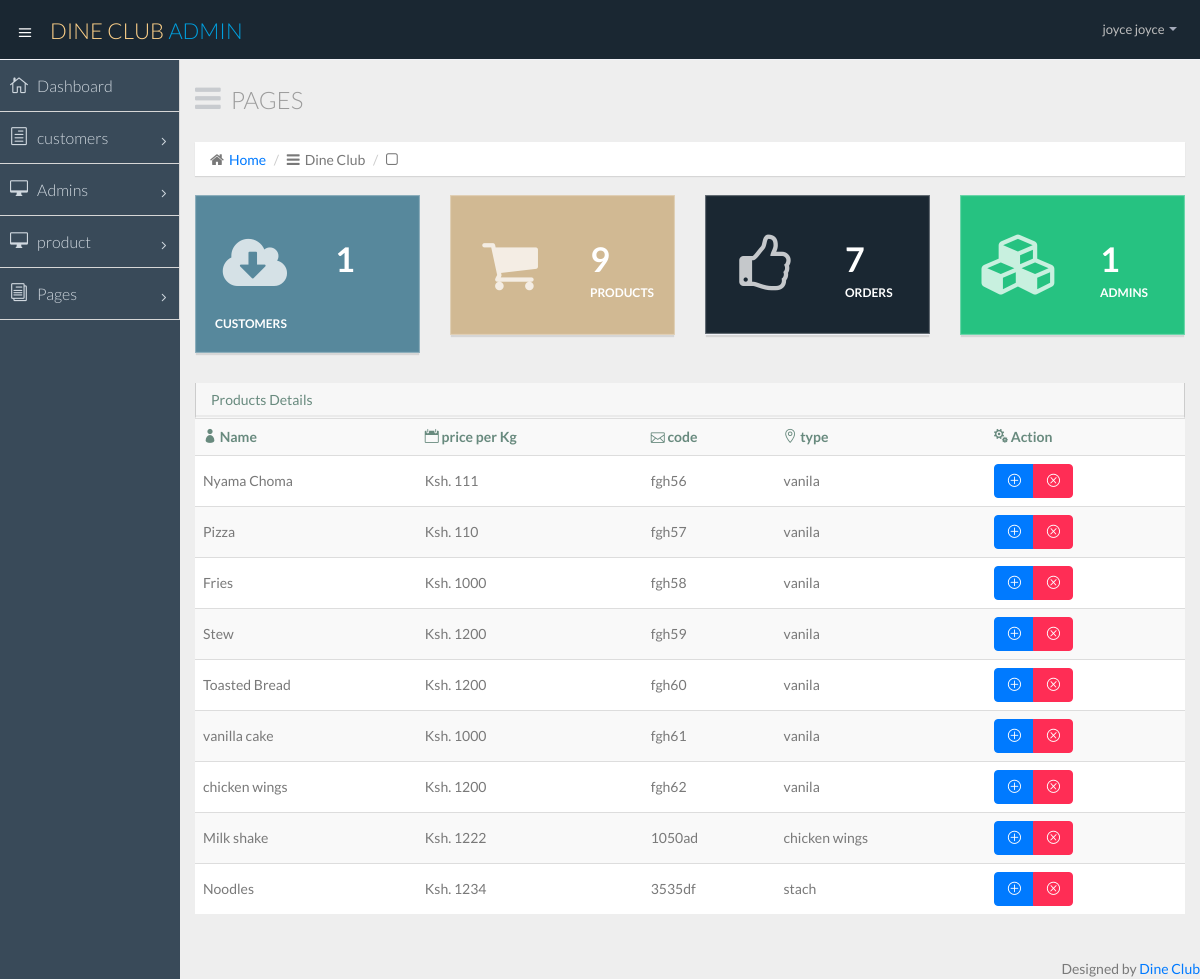
The app's page /admin/product.php (signed in) with its own data.
### tables this page shows
CREATE TABLE `user` (
  `email` varchar(40) NOT NULL,
  `firstname` varchar(15) NOT NULL,
  `lastname` varchar(15) NOT NULL,
  `username` varchar(16) NOT NULL,
  `password` varchar(16) NOT NULL,
  `user_id` int(8) NOT NULL
);

CREATE TABLE `product` (
  `id` int(11) NOT NULL,
  `product_name` varchar(20) NOT NULL,
  `product_price` int(11) NOT NULL,
  `product_type` varchar(20) NOT NULL,
  `product_code` varchar(20) NOT NULL,
  `product_image` varchar(100) NOT NULL,
  `unique_code` varchar(40) DEFAULT NULL,
  `status` varchar(40) DEFAULT NULL
);

### admin/sess.php (called while the page is built, shortened)
<?php
	require 'config.php';
	if(!ISSET($_SESSION['user_id'])){
		header("location: index.php");
	}else{
		$session_id=$_SESSION['user_id'];
		$user_query = $conn->query("SELECT * FROM user WHERE user_id = '$session_id'") or die("unable to get your name");
		$user_row = $user_query->fetch_array();
	}
?>

### admin/product.php (the view, shortened to what this page needs)
<?php include ('sess.php');?>
<!DOCTYPE html>
<html lang="en">
<head>
  <title><?php include ('../name.php');?> Dasboard</title>
  <link href="css/bootstrap.min.css" rel="stylesheet">
  <link href="css/bootstrap-theme.css" rel="stylesheet">
  <link href="css/elegant-icons-style.css" rel="stylesheet" />
  <link href="css/font-awesome.min.css" rel="stylesheet" />
  <link href="css/style.css" rel="stylesheet">
  <link href="css/style-responsive.css" rel="stylesheet" />
</head>
<body>
  <section id="container" class="">
    <header class="header dark-bg">
      <div class="toggle-nav">
        <div class="icon-reorder tooltips" data-original-title="Toggle Navigation" data-placement="bottom"><i class="icon_menu"></i></div>
      </div>
      <a href="dashboard.php" class="logo"><?php include ('../name.php');?> <span class="lite">Admin</span></a>
      <div class="top-nav notification-row">
        <ul class="nav pull-right top-menu">
          <li class="dropdown">
            <a data-toggle="dropdown" class="dropdown-toggle" href="#">
                            <span class="username">
<?php echo $user_username = $user_row['firstname']." ".$user_row['lastname'];?>
                            </span>
                            <b class="caret"></b>
                        </a>
          </li>
        </ul>
      </div>
    </header>
    <aside>
      <div id="sidebar" class="nav-collapse ">
        <ul class="sidebar-menu">
          <li class="">
            <a class="" href="dashboard.php">
                          <i class="icon_house_alt"></i>
                          <span>Dashboard</span>
                      </a>
          </li>
          <li class="sub-menu">
            <a href="javascript:;" class="">
                          <i class="icon_document_alt"></i>
                          <span>customers</span>
                          <span class="menu-arrow arrow_carrot-right"></span>
                      </a>
          </li>
          <li class="sub-menu">
            <a href="javascript:;" class="">
                          <i class="icon_desktop"></i>
                          <span>Admins</span>
                          <span class="menu-arrow arrow_carrot-right"></span>
                      </a>
          </li>
          <li class="sub-menu">
            <a href="javascript:;" class="">
                          <i class="icon_desktop"></i>
                          <span>product</span>
                          <span class="menu-arrow arrow_carrot-right"></span>
                      </a>
          </li>
          <li class="sub-menu ">
            <a href="javascript:;" class="">
                          <i class="icon_documents_alt"></i>
                          <span>Pages</span>
                          <span class="menu-arrow arrow_carrot-right"></span>
                      </a>
          </li>
        </ul>
      </div>
    </aside>
    <section id="main-content">
      <section class="wrapper">
        <div class="row">
          <div class="col-lg-12">
            <h3 class="page-header"><i class="fa fa fa-bars"></i> Pages</h3>
            <ol class="breadcrumb">
              <li><i class="fa fa-home"></i><a href="dashboard.php">Home</a></li>
              <li><i class="fa fa-bars"></i><?php include ('../name.php');?></li>
              <li><i class="fa fa-square-o"></i></li>
            </ol>
          </div>
        </div>
        <div class="row">
          <div class="col-lg-3 col-md-3 col-sm-12 col-xs-12">
            <div class="info-box blue-bg">
              <i class="fa fa-cloud-download"></i>
              <div class="count">
              <?php
                                    include ('config.php');
                                        $sql = "SELECT * FROM customers";
                                       if ($stmt = $conn->prepare($sql)) {
                                         $stmt->execute();
                                          $stmt->store_result();
                                           printf( $stmt->num_rows);
                                       }
                                    ?>
              </div>
              <div class="title">Customers</div>
            </div>
          </div>
          <div class="col-lg-3 col-md-3 col-sm-12 col-xs-12">
            <div class="info-box brown-bg">
              <i class="fa fa-shopping-cart"></i>
              <div class="count">
              <?php
                                    include ('config.php');
                                        $sql = "SELECT * FROM product";
                                       if ($stmt = $conn->prepare($sql)) {
                                         $stmt->execute();
                                          $stmt->store_result();
                                           printf( $stmt->num_rows);
                                       }
                                    ?>
              </div>
              <div class="title">Products</div>
            </div>
          </div>
          <div class="col-lg-3 col-md-3 col-sm-12 col-xs-12">
            <div class="info-box dark-bg">
              <i class="fa fa-thumbs-o-up"></i>
              <div class="count">
              <?php
                                    include ('config.php');
                                        $sql = "SELECT * FROM orders";
                                       if ($stmt = $conn->prepare($sql)) {
                                         $stmt->execute();
                                          $stmt->store_result();
                                           printf( $stmt->num_rows);
                                       }
                                    ?>
              </div>
              <div class="title">Orders</div>
            </div>
          </div>
          <div class="col-lg-3 col-md-3 col-sm-12 col-xs-12">
            <div class="info-box green-bg">
              <i class="fa fa-cubes"></i>
              <div class="count">
              <?php
                                    include ('config.php');
                                        $sql = "SELECT * FROM user";
                                       if ($stmt = $conn->prepare($sql)) {
                                         $stmt->execute();
                                          $stmt->store_result();
                                           printf( $stmt->num_rows);
                                       }
                                    ?>
              </div>
              <div class="title">Admins</div>
            </div>
          </div>
        </div>
        <div class="row">
          <div class="col-lg-12">
            <section class="panel">
              <header class="panel-heading">
                Products Details
              </header>
              <table class="table table-striped table-advance table-hover">
                <tbody>
                  <tr>
                    <th><i class="icon_profile"></i> Name</th>
                    <th><i class="icon_calendar"></i> price per Kg</th>
                    <th><i class="icon_mail_alt"></i> code</th>
                    <th><i class="icon_pin_alt"></i> type</th>
                    <th><i class="icon_cogs"></i> Action</th>
                  </tr>
                  <tr>
                  <?php
										require 'config.php';
										$query = $conn->query("SELECT * FROM product ORDER BY id");
										while($row = $query->fetch_array()){
										?>
                    <td><?php echo $row['product_name'];?></td>
                    <td>Ksh. <?php echo $row['product_price'];?></td>
                    <td><?php echo $row['product_code'];?></td>
                    <td><?php echo $row['product_type'];?></td>
                    <td>
                      <div class="btn-group">
                        <a class="btn btn-primary" title="edit product" href="edit-product.php?id=<?= $row['id'];?>"><i class="icon_plus_alt2"></i></a>
                        <a class="btn btn-danger" href="delete-product.php?id=<?=$row['id'];?>"><i class="icon_close_alt2"></i></a>
                      </div>
                    </td>
                  </tr>
                  <?php } ?>
                </tbody>
              </table>
            </section>
          </div>
        </div>
      </section>
    </section>
    <div class="text-right">
      <div class="credits">
          Designed by <a href=""><?php include ('../name.php');?></a>
        </div>
    </div>
  </section>
</body>
</html>

### records on screen
user: firstname+lastname "joyce joyce"
product: product_name "Nyama Choma", product_price "111", product_code "fgh56", product_type "vanila"
product: product_name "Pizza", product_price "110", product_code "fgh57", product_type "vanila"
product: product_name "Fries", product_price "1000", product_code "fgh58", product_type "vanila"
product: product_name "Stew", product_price "1200", product_code "fgh59", product_type "vanila"
product: product_name "Toasted Bread", product_price "1200", product_code "fgh60", product_type "vanila"
product: product_name "vanilla cake", product_price "1000", product_code "fgh61", product_type "vanila"
product: product_name "chicken wings", product_price "1200", product_code "fgh62", product_type "vanila"
product: product_name "Milk shake", product_price "1222", product_code "1050ad", product_type "chicken wings"
product: product_name "Noodles", product_price "1234", product_code "3535df", product_type "stach"
